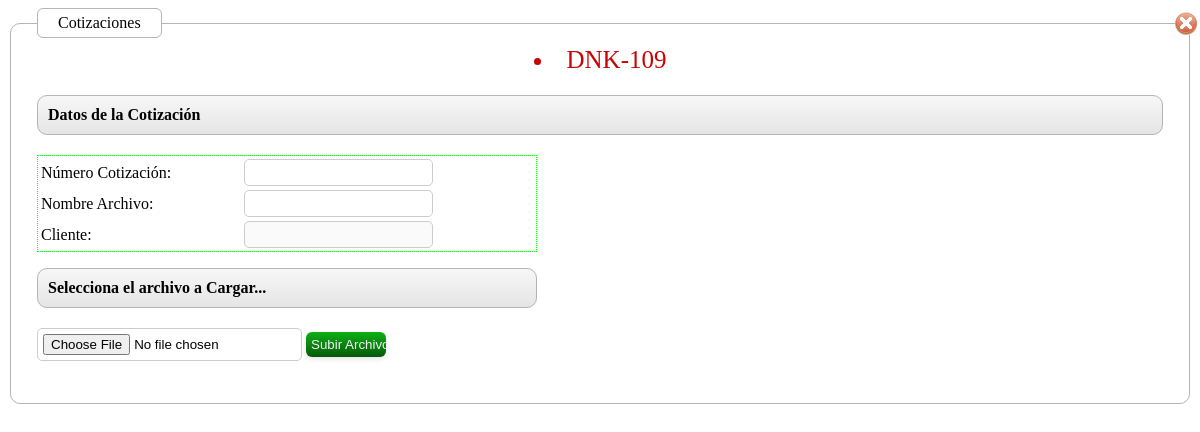
/includes/popup/Cotizacion.php?codigo=DNK-109, run on an earlier commit of the app's database.
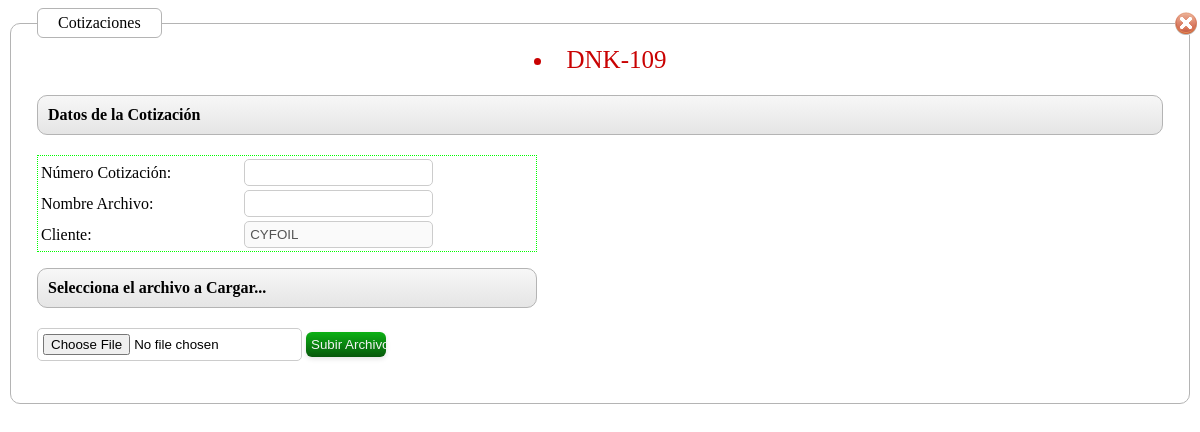
And on a later commit of the database.
### tables this page shows
CREATE TABLE IF NOT EXISTS `dnk_documento` (
  `id` int(10) unsigned NOT NULL AUTO_INCREMENT,
  `DNK_CLIENTE_id` int(10) unsigned NOT NULL,
  `DNK_GERENCIAS_id` int(11) NOT NULL,
  `codigo` varchar(20) DEFAULT NULL,
  `num_ref_cliente` varchar(45) DEFAULT NULL,
  `fecha` date DEFAULT NULL,
  `hora` time DEFAULT NULL,
  `num_doc_recibidos` int(10) unsigned DEFAULT NULL,
  `proveedor` int(10) NOT NULL,
  `id_tp_carga` int(11) NOT NULL COMMENT '1: Suelta , 2: Contenedor',
  `DNK_TP_DOCUMENTO_id` int(11) NOT NULL,
  `estado` int(10) unsigned DEFAULT NULL COMMENT '1: Abierto 2: Cerrado 3:Anulado',
  `usuario_id` int(11) NOT NULL,
  `fecha_fin` date NOT NULL,
  PRIMARY KEY (`id`),
  KEY `DOCUMENTO_FKIndex1` (`DNK_CLIENTE_id`)
);

CREATE TABLE IF NOT EXISTS `dnk_cliente` (
  `id` int(10) unsigned NOT NULL AUTO_INCREMENT,
  `ruc` varchar(13) DEFAULT NULL,
  `nombre` varchar(255) DEFAULT NULL,
  `direccion` varchar(255) DEFAULT NULL,
  `id_tipo_cliente` tinyint(4) NOT NULL COMMENT '1: Estalales 2:Privados',
  `telefono` varchar(20) DEFAULT NULL,
  `ext` varchar(10) DEFAULT NULL,
  `web` varchar(45) DEFAULT NULL,
  `usuario` varchar(100) NOT NULL,
  `clave` varchar(60) NOT NULL,
  PRIMARY KEY (`id`)
);

### includes/database.inc.php (called while the page is built, shortened)
<?php
class database {
	var $db = null;
	function database(){
		$this->db = new mysqli(HOST_NAME, USER_NAME, USER_PASSWD, DB_NAME);
		$this->db->query("SET NAMES 'utf8'");
		return $this->db;
	}
	function query( $query ){
		$obj = $this->db->query($query);
		return $obj;
	}
}
?>

### includes/popup/Cotizacion.php (the view, shortened to what this page needs)
<?php session_start();
        include_once("../database.inc.php");
	$dbmysql = new database();
?>
<?php
echo formulario();
function formulario(){
    global $dbmysql;
     $codigo_doc=$_GET['codigo'];
     $sql_cliente="SELECT c.ruc,c.nombre,d.`DNK_CLIENTE_id`,d.`codigo` FROM `dnk_documento`d,  `dnk_cliente` c WhERE c.id=d.`DNK_CLIENTE_id` AND `codigo`='$codigo_doc'";
                $rows = $dbmysql->query($sql_cliente);
                $row = $rows->fetch_object();
                $cliente=$row->nombre;
     $retval='<div class="fondo_archivos"><fieldset>
                    <legend>Cotizaciones</legend>
                    <div id="cerrar_ventana"><a href="javascript:void(0);" title="Cerrar" onclick="popupCssHide();"><img src="images/001_05.gif"></a></div>';
            $retval .='<div id="css_codigo" align="center">
                        <li><a><input type="hidden" id="codigo_tramite"  name="codigo_tramite" value="'.$codigo_doc.'"/>'.$codigo_doc.'</a></li>
                    </div>
                    <ol>
                    <div>
                        <label class="rotulo"><strong> Datos de la Cotización</label>
                    </div>
                    </ol>
                    <div class="settings">
                    <form method="post" enctype="multipart/form-data"   action="upload_cotizacion.php" target="_self">
                         <table width="100%" border="0" style="border-color:#0F0; border-style:dotted; border-width:1px;">
                            <tr>
                              <td>Número Cotización:</td>
                              <td><input type="text" name="cotizacion" id="cotizacion" required/></td>
                            </tr>
                            <tr>
                              <td>Nombre Archivo:</td>
                              <td><input type="text" name="nombre" id="nombre" required/></td>
                            </tr>
                            <tr>
                              <td>Cliente:</td>
                              <td><input type="text" name="cliente" id="cliente" disabled="disabled" value="'.$cliente.'"/></td>
                            </tr>
                          </table>
                                <ol>
                                    <div>
                                        <label class="rotulo"><strong>Selecciona el archivo a Cargar...</label>
                                    </div>
                                </ol>
                                 <input type="hidden" name="codigo" id="codigo" value="'.$codigo_doc.'"/>
                                 <input type="file" name="archivo_cotizacion" id="archivo_cotizacion"/>
                                 <input type="submit" name="btn" id="btn" value="Subir Archivo!"/>
                        </form>
                    </div>
               </fieldset><div>';
       return $retval;
     }
?>

### includes/popup/Cotizacion.php (style rules this page uses)
input:not([type=checkbox]), textarea { padding: 5px; border: 1px solid #ccc; -moz-border-radius: 5px; -webkit-border-radius: 5px; }
div fieldset { padding: 26px; border: 1px solid #b4b4b4; -moz-border-radius: 10px; -webkit-border-radius: 10px; background: #fff; }
div legend { padding: 5px 20px 5px 20px; color: #030303; -moz-border-radius: 6px; -webkit-border-radius: 6px; border: 1px solid #b4b4b4; background: #fff; }
div ol { list-style: none; margin-bottom: 20px; border: 1px solid #b4b4b4; -moz-border-radius: 10px; -webkit-border-radius: 10px; padding: 10px; }
div ol, form legend, form fieldset { background-image: -moz-linear-gradient(top, #f7f7f7, #e5e5e5); background-image: -webkit-gradient(linear,left bottom,left top,color-stop(0, #e5e5e5),color-stop(1, #f7f7f7)); }
.settings { width: 500px; list-style: none; position: relative; }
input[type=submit] { width: 80px; color: #f3f3f3; -moz-border-radius: 6px; -webkit-border-radius: 6px; background-image: -moz-linear-gradient(top, #0cb114, #07580b); background-image: -webkit-gradient(linear,left bottom,left top,color-stop(0, #07580b),color-stop(1, #0cb114)); -webkit-box-shadow: #4b4b4b 0px 2px 5px; -moz-box-shadow: #4e4e4e 0px 2px 5px; box-shadow: #e3e3e3 0px 2px 5px; border: none; }
#css_codigo { color: #C90202; padding: 5px; margin: 5px; text-transform: uppercase; font-size: 25px; }
#cerrar_ventana { text-align: right; margin-top: -52px; margin-right: -35px; }

What changed in the data, as far as the page shows it:
added dnk_documento: cliente "CYFOIL"
